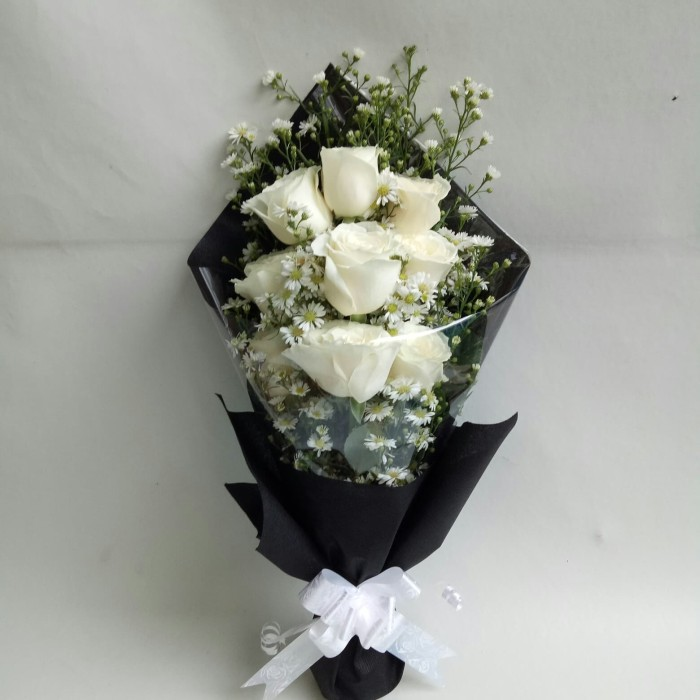
#> input picture bucket2.jpg, 700 x 700 px
$ python image_manipulation.py
#> lines starting #> are read from the running program, lines starting #| are printed output that depends on the picture
from PIL import Image, ImageFilter, ImageEnhance

def manipulate_image(input_path, output_path):
#> called with input_path = 'bucket2.jpg', output_path = 'result.jpg'
    try:
        # Memuat gambar
        image = Image.open(input_path)
#> image is the input picture: PIL image 700x700 RGB; mean R, G, B 155.9, 158.2, 150.8
        print("✅ Gambar berhasil dimuat")

        # Operasi Cropping dengan validasi ukuran
        if image.width > 200 and image.height > 200:
            cropped_image = image.crop((10, 10, 200, 200))
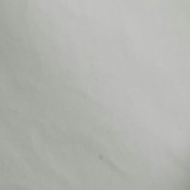
#> cropped_image: PIL image 190x190 RGB; mean R, G, B 178.2, 179.9, 175.1
            cropped_image.save('cropped_' + output_path)
            print("✅ Cropping berhasil")
        else:
            raise ValueError("Gambar terlalu kecil untuk di-crop ke ukuran 200x200")

        # Operasi Resizing dengan rasio aspek yang dipertahankan
        resized_image = cropped_image.resize((100, 100), Image.Resampling.LANCZOS)
        resized_image.save('resized_' + output_path)
        print("✅ Resizing berhasil")

        # Operasi Filtering
        filtered_image = resized_image.filter(ImageFilter.BLUR)
        filtered_image.save('filtered_' + output_path)
        print("✅ Filtering berhasil")

        # Operasi Pengaturan Kecerahan
        enhancer = ImageEnhance.Brightness(filtered_image)
        bright_image = enhancer.enhance(1.5)
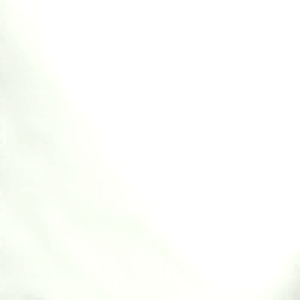
#> bright_image: PIL image 100x100 RGB (shown 3 times larger); mean R, G, B 253.2, 254.4, 251
        bright_image.save('bright_' + output_path)
        print("✅ Pengaturan kecerahan berhasil")

        # Operasi Penggabungan Gambar
        combined_image = Image.blend(filtered_image, bright_image, alpha=0.5)
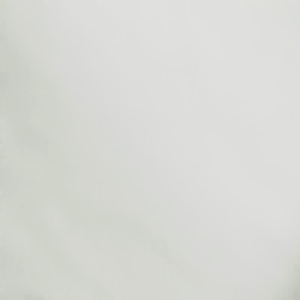
#> combined_image: PIL image 100x100 RGB (shown 3 times larger); mean R, G, B 215.5, 216.9, 212.8
        combined_image.save('combined_' + output_path)
        print("✅ Penggabungan gambar berhasil")

    except Exception as e:
        print(f"❌ Terjadi kesalahan: {e}")

if __name__ == "__main__":
    manipulate_image('bucket2.jpg', 'result.jpg')

$ run again, with bucket3.jpg copied over bucket2.jpg
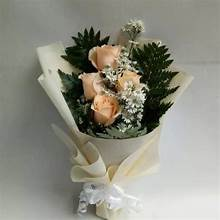
#> input picture bucket3.jpg, 220 x 220 px
#> in manipulate_image, image is the input picture: PIL image 220x220 RGB; mean R, G, B 142.6, 141.9, 130.5
#> in manipulate_image, `bright_image = enhancer.enhance(1.5)`:
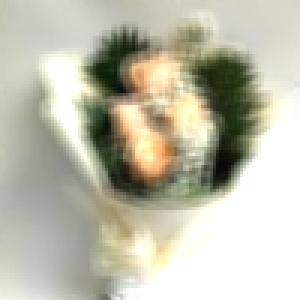
#> bright_image: PIL image 100x100 RGB (shown 3 times larger); mean R, G, B 190.6, 189.7, 172.2
#> in manipulate_image, `combined_image = Image.blend(filtered_image, bright_image, alpha=0.5)`:
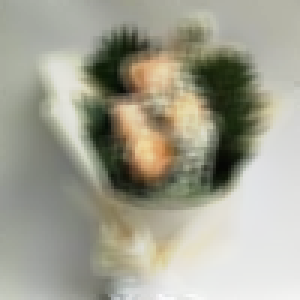
#> combined_image: PIL image 100x100 RGB (shown 3 times larger); mean R, G, B 162.1, 161, 145.8
